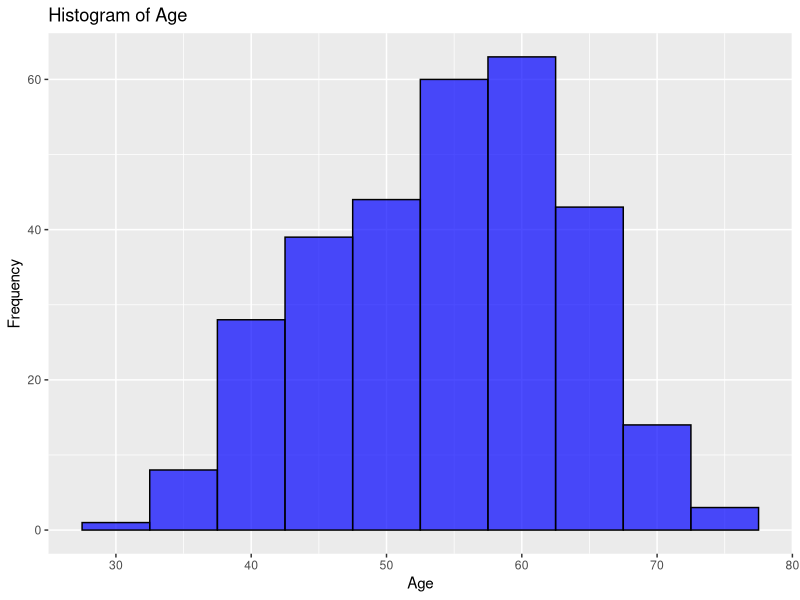
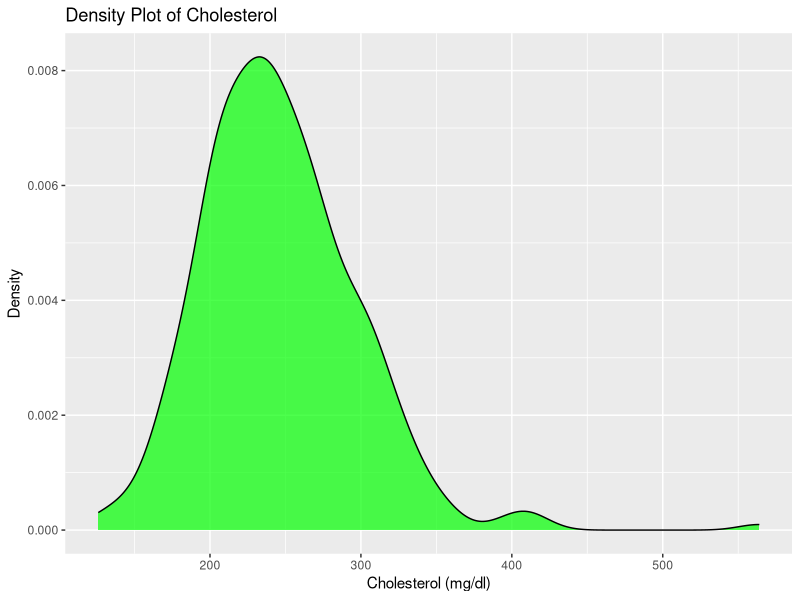
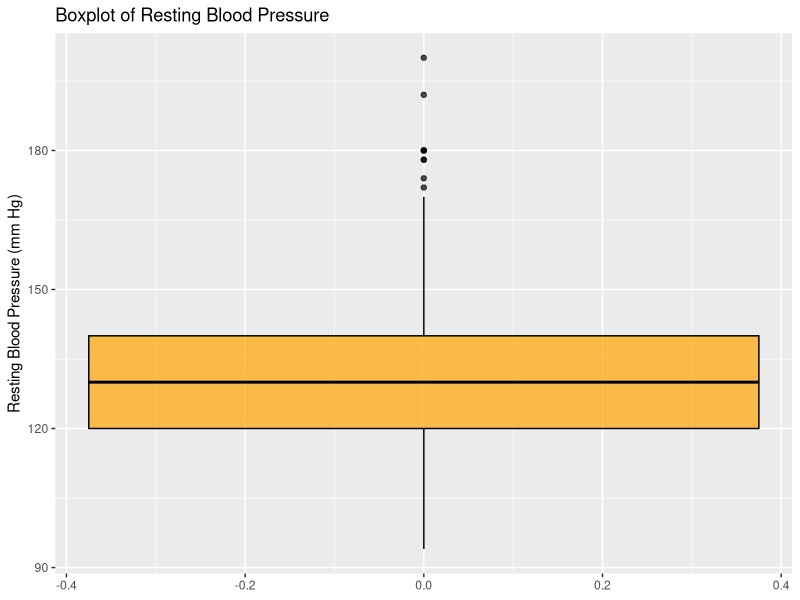
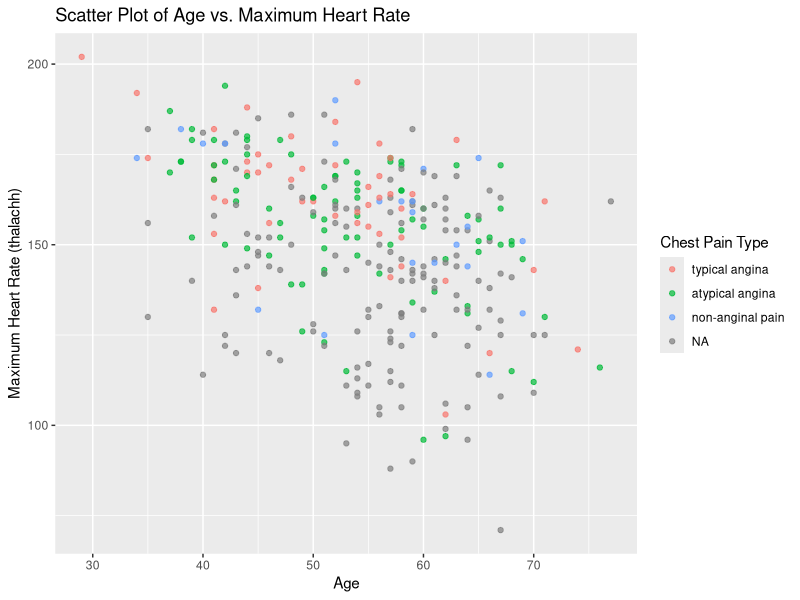
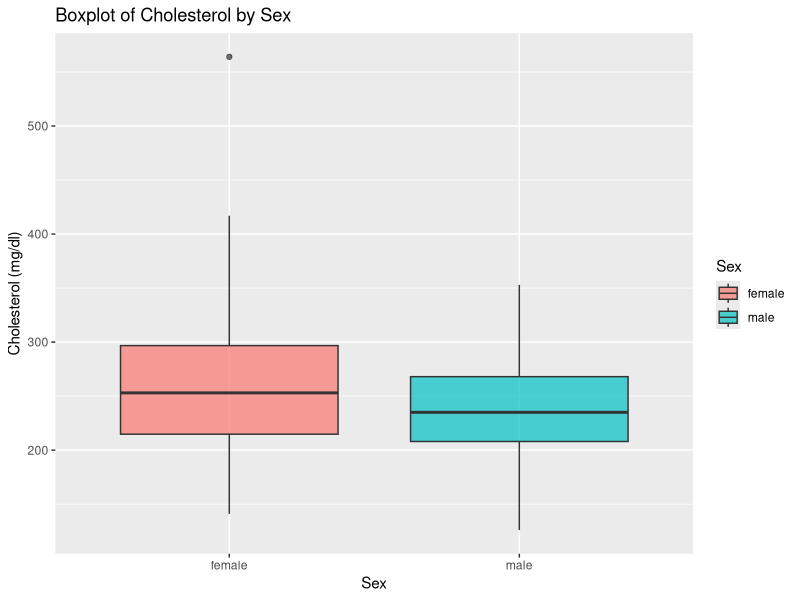
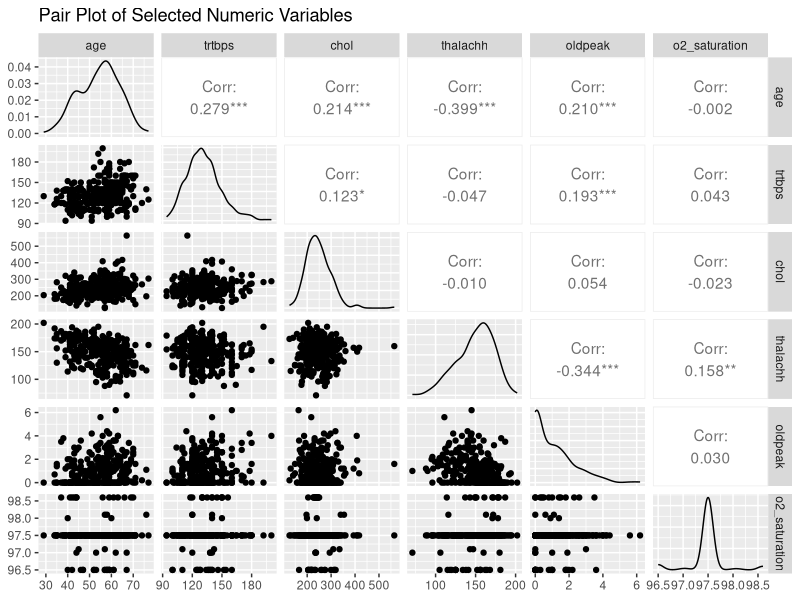

Write the R code that produced these figures, in order.
# Load necessary libraries
library(tidyverse)

# Load dataset
heart_attack_data <- read.csv("data/heart.csv", colClasses = c(
  age = "numeric",           # Age of the patient
  sex = "factor",            # Sex of the patient (0 = female, 1 = male)
  cp = "factor",             # Chest Pain type (1-4)
  trtbps = "numeric",        # Resting blood pressure (in mm Hg)
  chol = "numeric",          # Cholesterol in mg/dl
  fbs = "factor",            # Fasting blood sugar > 120 mg/dl (1 = true, 0 = false)
  restecg = "factor",        # Resting electrocardiographic results (0-2)
  thalachh = "numeric",      # Maximum heart rate achieved
  exng = "factor",           # Exercise induced angina (1 = yes, 0 = no)
  oldpeak = "numeric",       # Oldpeak
  slp = "factor",            # Slope of the peak exercise ST segment (0-2)
  caa = "factor",            # Number of major vessels (0-3)
  thall = "factor",          # Thall (1-3)
  o2_saturation = "numeric", # Oxygen saturation
  output = "factor"          # Target (0 = less chance of heart attack, 1 = more chance of heart attack)
))

# Convert categorical variables to factors with appropriate labels
heart_attack_data <- heart_attack_data %>%
  mutate(
    sex = factor(sex, levels = c(0, 1), labels = c("female", "male")),
    cp = factor(cp, levels = c(1, 2, 3, 4), labels = c("typical angina", "atypical angina", "non-anginal pain", "asymptomatic")),
    fbs = factor(fbs, levels = c(0, 1), labels = c("false", "true")),
    restecg = factor(restecg, levels = c(0, 1, 2), labels = c("normal", "ST-T wave abnormality", "left ventricular hypertrophy")),
    exng = factor(exng, levels = c(0, 1), labels = c("no", "yes")),
    slp = factor(slp, levels = c(0, 1, 2), labels = c("downsloping", "flat", "upsloping")),
    caa = factor(caa, levels = c(0, 1, 2, 3), labels = c("0", "1", "2", "3")),
    thall = factor(thall, levels = c(1, 2, 3), labels = c("normal", "fixed defect", "reversible defect")),
    output = factor(output, levels = c(0, 1), labels = c("less chance of heart attack", "more chance of heart attack"))
  )

# Display the structure of the dataset
str(heart_attack_data)

# View the first few rows of the dataset
head(heart_attack_data)

# View the dataset in a separate viewer window
View(heart_attack_data)

# Function to calculate and print frequency and relative frequency
calculate_frequencies <- function(data, column) {
  freq <- table(data[[column]])
  rel_freq <- prop.table(freq)
  
  freq_df <- data.frame(
    Category = names(freq),
    Frequency = as.numeric(freq),
    Relative_Frequency = as.numeric(rel_freq)
  )
  
  print(freq_df)
}

# Calculate and print frequencies for each categorical variable
categorical_vars <- c("sex", "cp", "fbs", "restecg", "exng", "slp", "caa", "thall", "output")

for (var in categorical_vars) {
  cat("\nFrequencies for", var, ":\n")
  calculate_frequencies(heart_attack_data, var)
}

# Measures of Central Tendency
central_tendency <- heart_attack_data %>%
  summarize(
    mean_age = mean(age, na.rm = TRUE),
    median_age = median(age, na.rm = TRUE),
    mode_age = as.numeric(names(sort(table(age), decreasing = TRUE)[1])),
    
    mean_trtbps = mean(trtbps, na.rm = TRUE),
    median_trtbps = median(trtbps, na.rm = TRUE),
    mode_trtbps = as.numeric(names(sort(table(trtbps), decreasing = TRUE)[1])),
    
    mean_chol = mean(chol, na.rm = TRUE),
    median_chol = median(chol, na.rm = TRUE),
    mode_chol = as.numeric(names(sort(table(chol), decreasing = TRUE)[1])),
    
    mean_thalachh = mean(thalachh, na.rm = TRUE),
    median_thalachh = median(thalachh, na.rm = TRUE),
    mode_thalachh = as.numeric(names(sort(table(thalachh), decreasing = TRUE)[1])),
    
    mean_oldpeak = mean(oldpeak, na.rm = TRUE),
    median_oldpeak = median(oldpeak, na.rm = TRUE),
    mode_oldpeak = as.numeric(names(sort(table(oldpeak), decreasing = TRUE)[1])),
    
    mean_o2_saturation = mean(o2_saturation, na.rm = TRUE),
    median_o2_saturation = median(o2_saturation, na.rm = TRUE),
    mode_o2_saturation = as.numeric(names(sort(table(o2_saturation), decreasing = TRUE)[1]))
  )

print(central_tendency)

# Measures of Distribution
distribution_measures <- heart_attack_data %>%
  summarize(
    var_age = var(age, na.rm = TRUE),
    sd_age = sd(age, na.rm = TRUE),
    range_age = range(age, na.rm = TRUE),
    
    var_trtbps = var(trtbps, na.rm = TRUE),
    sd_trtbps = sd(trtbps, na.rm = TRUE),
    range_trtbps = range(trtbps, na.rm = TRUE),
    
    var_chol = var(chol, na.rm = TRUE),
    sd_chol = sd(chol, na.rm = TRUE),
    range_chol = range(chol, na.rm = TRUE),
    
    var_thalachh = var(thalachh, na.rm = TRUE),
    sd_thalachh = sd(thalachh, na.rm = TRUE),
    range_thalachh = range(thalachh, na.rm = TRUE),
    
    var_oldpeak = var(oldpeak, na.rm = TRUE),
    sd_oldpeak = sd(oldpeak, na.rm = TRUE),
    range_oldpeak = range(oldpeak, na.rm = TRUE),
    
    var_o2_saturation = var(o2_saturation, na.rm = TRUE),
    sd_o2_saturation = sd(o2_saturation, na.rm = TRUE),
    range_o2_saturation = range(o2_saturation, na.rm = TRUE)
  )

print(distribution_measures)

# Measures of Relationship
relationship_measures <- heart_attack_data %>%
  summarize(
    cor_age_trtbps = cor(age, trtbps, use = "complete.obs"),
    cor_age_chol = cor(age, chol, use = "complete.obs"),
    cor_age_thalachh = cor(age, thalachh, use = "complete.obs"),
    cor_age_oldpeak = cor(age, oldpeak, use = "complete.obs"),
    cor_age_o2_saturation = cor(age, o2_saturation, use = "complete.obs"),
    
    cor_trtbps_chol = cor(trtbps, chol, use = "complete.obs"),
    cor_trtbps_thalachh = cor(trtbps, thalachh, use = "complete.obs"),
    cor_trtbps_oldpeak = cor(trtbps, oldpeak, use = "complete.obs"),
    cor_trtbps_o2_saturation = cor(trtbps, o2_saturation, use = "complete.obs"),
    
    cor_chol_thalachh = cor(chol, thalachh, use = "complete.obs"),
    cor_chol_oldpeak = cor(chol, oldpeak, use = "complete.obs"),
    cor_chol_o2_saturation = cor(chol, o2_saturation, use = "complete.obs"),
    
    cor_thalachh_oldpeak = cor(thalachh, oldpeak, use = "complete.obs"),
    cor_thalachh_o2_saturation = cor(thalachh, o2_saturation, use = "complete.obs"),
    
    cor_oldpeak_o2_saturation = cor(oldpeak, o2_saturation, use = "complete.obs")
  )

print(relationship_measures)

# ANOVA for age across different levels of chest pain type (cp)
anova_age_cp <- aov(age ~ cp, data = heart_attack_data)
summary(anova_age_cp)

# ANOVA for cholesterol (chol) across different levels of sex
anova_chol_sex <- aov(chol ~ sex, data = heart_attack_data)
summary(anova_chol_sex)

# ANOVA for maximum heart rate achieved (thalachh) across different levels of output
anova_thalachh_output <- aov(thalachh ~ output, data = heart_attack_data)
summary(anova_thalachh_output)

# Histogram for Age
ggplot(heart_attack_data, aes(x = age)) +
  geom_histogram(binwidth = 5, fill = "blue", color = "black", alpha = 0.7) +
  labs(title = "Histogram of Age", x = "Age", y = "Frequency")

# Density Plot for Cholesterol
ggplot(heart_attack_data, aes(x = chol)) +
  geom_density(fill = "green", alpha = 0.7) +
  labs(title = "Density Plot of Cholesterol", x = "Cholesterol (mg/dl)", y = "Density")

# Boxplot for Resting Blood Pressure
ggplot(heart_attack_data, aes(y = trtbps)) +
  geom_boxplot(fill = "orange", color = "black", alpha = 0.7) +
  labs(title = "Boxplot of Resting Blood Pressure", y = "Resting Blood Pressure (mm Hg)")

# Scatter Plot of Age vs. Maximum Heart Rate, colored by Chest Pain Type
ggplot(heart_attack_data, aes(x = age, y = thalachh, color = cp)) +
  geom_point(alpha = 0.7) +
  labs(title = "Scatter Plot of Age vs. Maximum Heart Rate", x = "Age", y = "Maximum Heart Rate (thalachh)") +
  scale_color_discrete(name = "Chest Pain Type")

# Boxplot of Cholesterol by Sex
ggplot(heart_attack_data, aes(x = sex, y = chol, fill = sex)) +
  geom_boxplot(alpha = 0.7) +
  labs(title = "Boxplot of Cholesterol by Sex", x = "Sex", y = "Cholesterol (mg/dl)") +
  scale_fill_discrete(name = "Sex")

# Pair Plot of Selected Numeric Variables
# Load GGally library for ggpairs function
library(GGally)

# Select numeric columns for pair plot
numeric_columns <- heart_attack_data %>%
  select(age, trtbps, chol, thalachh, oldpeak, o2_saturation)

# Create pair plot
ggpairs(numeric_columns, 
        title = "Pair Plot of Selected Numeric Variables")
